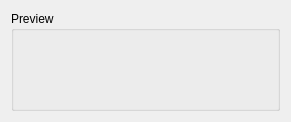
<?xml version="1.0" encoding="UTF-8"?>
<ui version="4.0">
 <class>Form</class>
 <widget class="QWidget" name="Form">
  <property name="geometry">
   <rect>
    <x>0</x>
    <y>0</y>
    <width>291</width>
    <height>122</height>
   </rect>
  </property>
  <property name="sizePolicy">
   <sizepolicy hsizetype="MinimumExpanding" vsizetype="MinimumExpanding">
    <horstretch>0</horstretch>
    <verstretch>0</verstretch>
   </sizepolicy>
  </property>
  <property name="windowTitle">
   <string>Form</string>
  </property>
  <layout class="QHBoxLayout" name="horizontalLayout">
   <item>
    <widget class="QGroupBox" name="groupBox_2">
     <property name="sizePolicy">
      <sizepolicy hsizetype="MinimumExpanding" vsizetype="Expanding">
       <horstretch>0</horstretch>
       <verstretch>0</verstretch>
      </sizepolicy>
     </property>
     <property name="minimumSize">
      <size>
       <width>250</width>
       <height>100</height>
      </size>
     </property>
     <property name="title">
      <string>Preview</string>
     </property>
     <layout class="QGridLayout" name="gridLayout_2">
      <property name="topMargin">
       <number>0</number>
      </property>
      <property name="bottomMargin">
       <number>11</number>
      </property>
      <item row="0" column="0">
       <widget class="QLabel" name="label">
        <property name="sizePolicy">
         <sizepolicy hsizetype="Expanding" vsizetype="Expanding">
          <horstretch>0</horstretch>
          <verstretch>0</verstretch>
         </sizepolicy>
        </property>
        <property name="text">
         <string/>
        </property>
        <property name="scaledContents">
         <bool>false</bool>
        </property>
        <property name="alignment">
         <set>Qt::AlignCenter</set>
        </property>
       </widget>
      </item>
     </layout>
    </widget>
   </item>
  </layout>
 </widget>
 <resources/>
 <connections/>
</ui>
